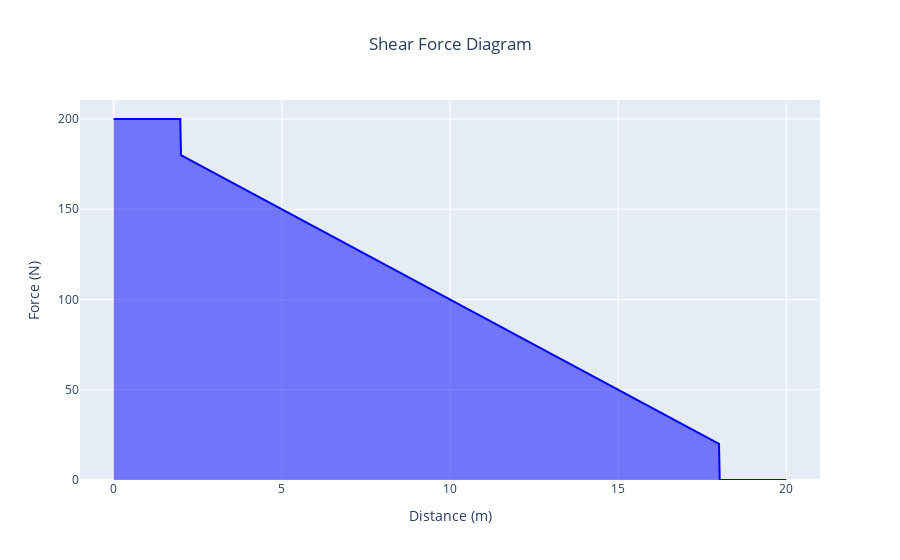
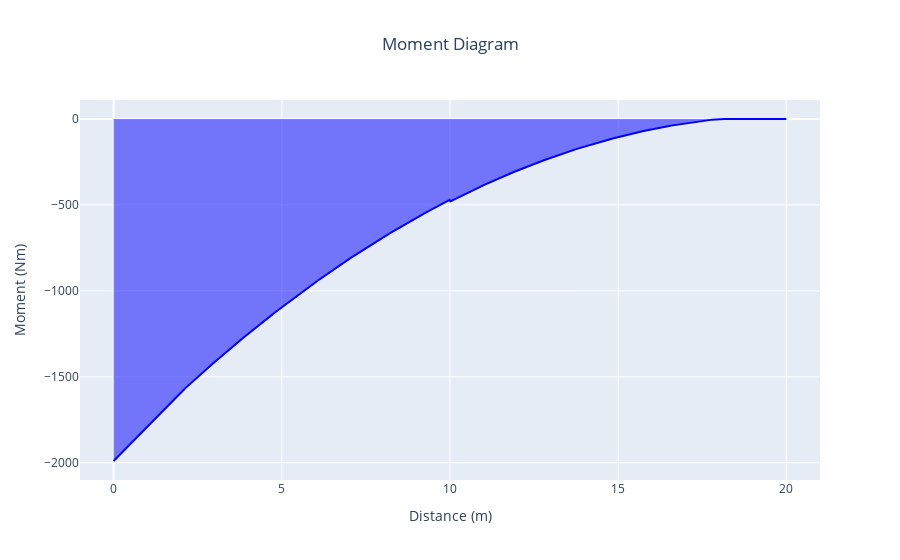

The notebook cell these images were saved under, in order:
### Markdown cell above
Create a way for multiple point forces to be added. I add one point force, and maybe later I add another. It should show both point forces I added.

### Code cell
#Create the Beam Object
# sick_beam = Supported_Beam(length = 20, height = 1)
sick_beam = Cantilever_Beam(length = 20, height = 1)
#Adding forces onto the beam. It doesn't matter that order in which use these methods. 
sick_beam.point_force("F1",position = 2,magnitude= 20)
sick_beam.point_force("F2",position = 18,magnitude= 20)
sick_beam.uniform_load('UF1',start= 2,end = 18, distributed_load = 10)

#Adding Supports underneath the beam. The problem is limited to one fixed support
#Since adding more will make the problem statically indeterminate.
# sick_beam.fixed_support('SUP1', position= 2)
# sick_beam.roller_support('SUP2',position= 6)

#Add a couple onto the beam
sick_beam.moment('M2',position=10,magnitude=10)

#Once you've added the methods desired you can take a look at how the beam looks.
sick_beam.force_dictionary
sick_beam.moment_dictionary
sick_beam.diagrams()

### Figure 1 — Plotly figure (JSON) as saved in the notebook; plotly's stock layout.template omitted (floating-point values rounded to 4 significant figures; data arrays with more than 128 entries replaced by an {"elided": "..."} marker saying what was removed)
{"data": [{"fill": "tozeroy", "fillcolor": "light blue", "line": {"color": "blue"}, "mode": "lines", "name": "Shear Force", "type": "scatter", "x": {"elided": "1000 float values"}, "y": {"elided": "1000 float values"}}], "layout": {"title": {"text": "Shear Force Diagram", "x": 0.5}, "xaxis": {"range": [-1, 21], "title": {"text": "Distance (m)"}}, "yaxis": {"title": {"text": "Force (N)"}}}}

### Figure 2 — Plotly figure (JSON) as saved in the notebook; plotly's stock layout.template omitted (floating-point values rounded to 4 significant figures; data arrays with more than 128 entries replaced by an {"elided": "..."} marker saying what was removed)
{"data": [{"fill": "tozeroy", "fillcolor": "light blue", "line": {"color": "blue"}, "mode": "lines", "name": "Shear Force", "type": "scatter", "x": {"elided": "1000 float values"}, "y": {"elided": "1000 float values"}}], "layout": {"title": {"text": "Moment Diagram", "x": 0.5}, "xaxis": {"range": [-1, 21], "title": {"text": "Distance (m)"}}, "yaxis": {"title": {"text": "Moment (Nm)"}}}}
